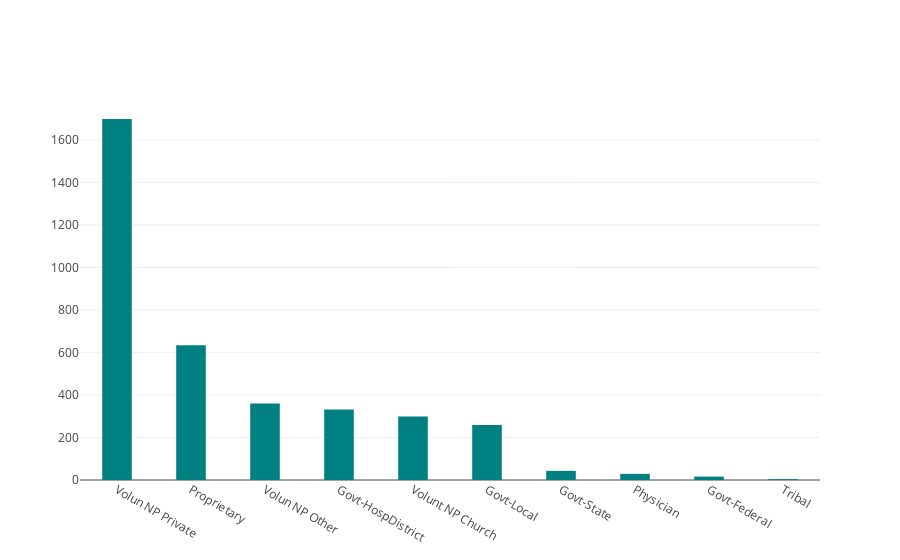

Here is the notebook cell this chart was saved with:
### Code cell
# bar chart for number of hospitals in each ownership type
# Voluntary Non Profit Private has the most number of hospitals, Govertment-Federal & Tribal have the least
import plotly
import plotly.plotly
from plotly import __version__
from plotly.offline import download_plotlyjs, init_notebook_mode, plot, iplot
import plotly.graph_objs as go
init_notebook_mode(connected=True)
ownership = [go.Bar(x=ownership_count['HospitalOwnership'],
               y=ownership_count['NumberofHospitals'], width = 0.4, marker=dict(color='teal'))]
iplot(ownership)

### Figure 1 — Plotly figure (JSON) as saved in the notebook; plotly's stock layout.template omitted (floating-point values rounded to 4 significant figures)
{"data": [{"marker": {"color": "teal"}, "type": "bar", "uid": "0cb44963-11af-4dea-bd1f-5b4bfe89bd0d", "width": 0.4, "x": ["Volun NP Private", "Proprietary", "Volun NP Other", "Govt-HospDistrict", "Volunt NP Church", "Govt-Local", "Govt-State", "Physician", "Govt-Federal", "Tribal"], "y": [1699, 634, 360, 332, 299, 259, 43, 29, 16, 4]}], "layout": {}}
